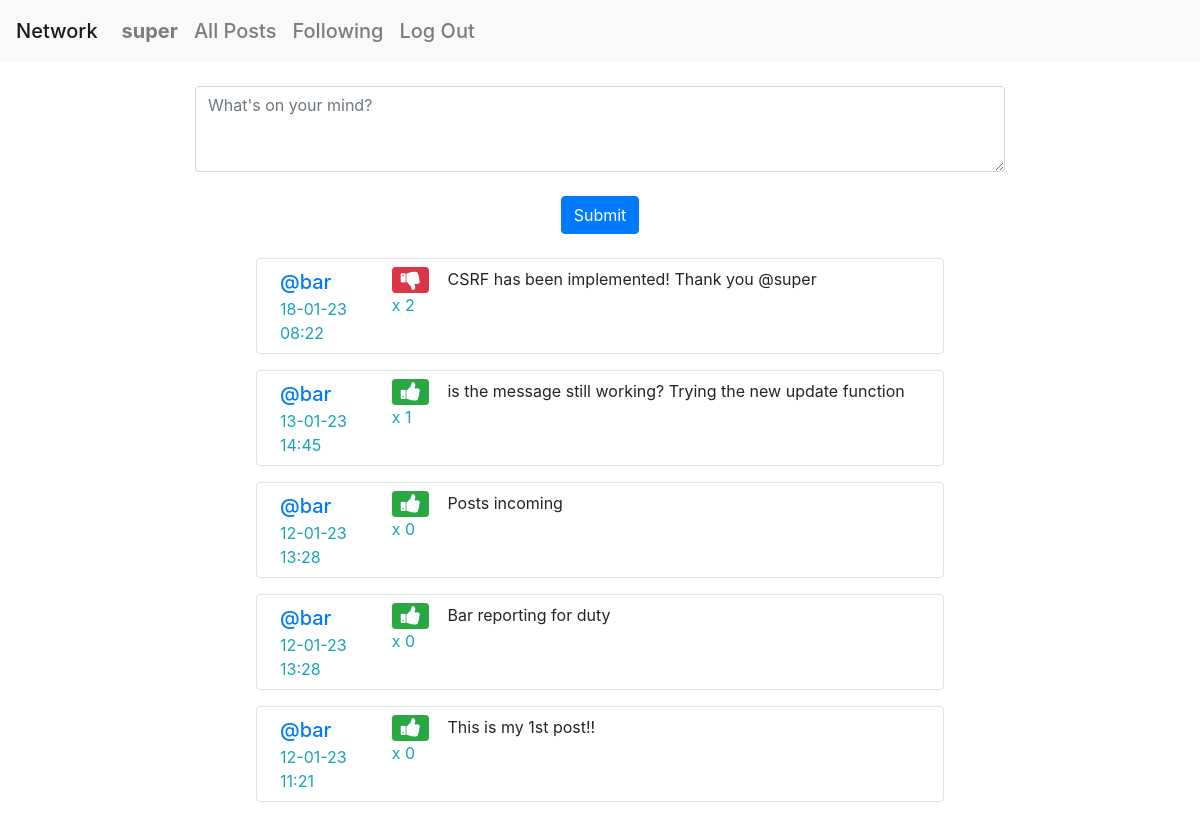
The page /following (signed in) on the database its author committed.
### network/models.py (models this page shows, shortened)
class User(AbstractUser):
    pass
    def __str__(self):
        return self.username

class Post(models.Model):
    owner = models.ForeignKey(User, on_delete=models.CASCADE)
    content = models.TextField(max_length=500, validators=[MinLengthValidator(1)])
    creation = models.DateTimeField(auto_now_add=True)
    likes = models.IntegerField(default=0)

### network/views.py (the view)
# urls.py: path("following", views.following, name="following"),
@login_required
def following(request):
    p = Paginator(Post.objects.filter(owner__pk__in=(Follow.objects.filter(follower=request.user).values_list('user'))).order_by("creation").reverse(), 10)
    try:
        p_likes = Post.objects.filter(pk__in=Like.objects.filter(user=request.user).values_list('post'))
    except:
        ObjectDoesNotExist
        p_likes = []
    p_number = request.GET.get("p_number")
    p_posts = p.get_page(p_number)
    return render(request, "network/index.html", {'p_posts': p_posts, 'p_likes': p_likes})

### network/templates/network/index.html (shortened to what this page needs)
{% extends "network/layout.html" %}
{% load static %}
{% block body %}
    {% if user.is_authenticated %}
        <div>
            <form method="POST" action="{% url 'new_post' %}" class="form-inline justify-content-center" id="new-post">
                <div class="form-group m-4">
                    <textarea autofocus class="form-control" name='post-content' id="post-content" rows="3" cols="75" placeholder="What's on your mind?"></textarea>
                </div>
                <input class="btn btn-primary mb-2" type="submit" value="Submit">
            </form>
        </div>
    {% endif %}
    <div id="posts">
        {% for post in p_posts %}
            <div class="row border border-2 rounded p-2 m-3">
                <div class="col-2"><a href="{% url 'user' id=post.owner.id %}" class="text-decoration-none">@{{ post.owner }}</a>
                    <div class="text-info">{{ post.creation|date:"d-m-y H:i" }}</div>
                </div>
                <div class="col-1">
                    {% if user.is_authenticated and user != post.owner %}
                        {% if post in p_likes %}
                            <button class="btn btn-danger btn-sm fa fa-lg fa-thumbs-down" id="like{{ post.id }}" onclick="un_or_like({{ post.id }})"></button>
                        {% else %}
                            <button class="btn btn-success btn-sm fa fa-lg fa-thumbs-up" id="like{{ post.id }}" onclick="un_or_like({{ post.id }})"></button>
                        {% endif %}
                    {% endif %}
                    <div class="text-info" id="likes{{ post.id }}">x {{ post.likes }}</div>
                </div>
                <div class="col contentpost">
                    <div id="post{{ post.id }}">{{ post.content }}</div>
                </div>
            </div>
        {% endfor %}
    </div>
{% endblock %}

### network/templates/network/layout.html (shortened to what this page needs)
{% load static %}
<!DOCTYPE html>
<html lang="en">
    <head>
        <link rel="stylesheet" href="https://stackpath.bootstrapcdn.com/bootstrap/4.4.1/css/bootstrap.min.css">
        <link rel="stylesheet" href="https://cdnjs.cloudflare.com/ajax/libs/font-awesome/4.7.0/css/font-awesome.min.css">
        <link href="{% static 'network/styles.css' %}" rel="stylesheet">
    </head>
    <body>
        <nav class="navbar navbar-expand-lg navbar-light bg-light">
            <a class="navbar-brand" href="{% url 'index' %}">Network</a>
            <div>
              <ul class="navbar-nav mr-auto">
                {% if user.is_authenticated %}
                    <li class="nav-item">
                        <a class="nav-link" href="{% url 'user' id=user.id %}"><strong>{{ user.username }}</strong></a>
                    </li>
                {% endif %}
                <li class="nav-item">
                  <a class="nav-link" href="{% url 'index' %}">All Posts</a>
                </li>
                {% if user.is_authenticated %}
                    <li class="nav-item">
                        <a class="nav-link" href="{% url 'following' %}">Following</a>
                    </li>
                    <li class="nav-item">
                        <a class="nav-link" href="{% url 'logout' %}">Log Out</a>
                    </li>
                {% endif %}
              </ul>
            </div>
          </nav>
        <div class="body">
            {% block body %}
            {% endblock %}
        </div>
    </body>
</html>

### network/static/network/styles.css (style rules this page uses)
#new-post, #follow_form { max-width: 60%; margin: auto; text-align: center; }
#posts { max-width: 60%; margin: auto; }
a { font-size: large; font-weight: 500; font-size: 20px; }

### rows shown on the page
User: username "super"
Post: owner "bar", creation "18-01-23 08:22", likes "2", content "CSRF has been implemented! Thank you @super"
Post: owner "bar", creation "13-01-23 14:45", likes "1", content "is the message still working? Trying the new update function"
Post: owner "bar", creation "12-01-23 13:28", likes "0", content "Posts incoming"
Post: owner "bar", creation "12-01-23 13:28", likes "0", content "Bar reporting for duty"
Post: owner "bar", creation "12-01-23 11:21", likes "0", content "This is my 1st post!!"
